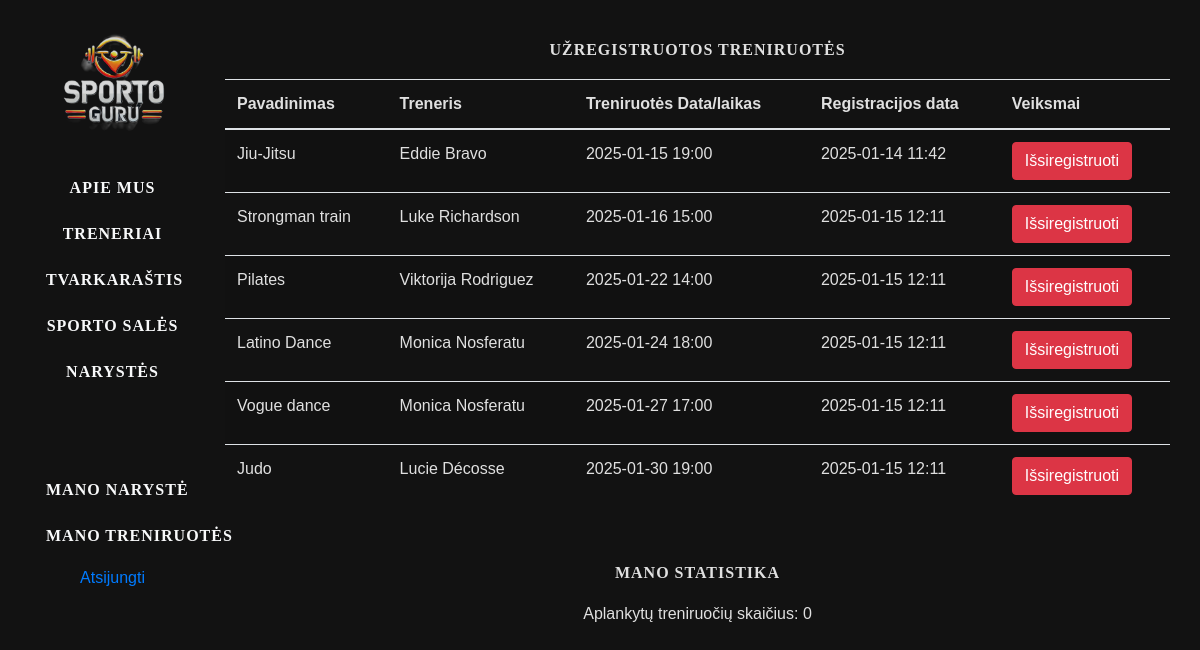
The app's page /gympro/manotreniruotes/ (signed in) with its own data.
### gympro/models.py (models this page shows, shortened)
class Booking(models.Model):
    member = models.ForeignKey("Member", on_delete=models.CASCADE)
    class_session = models.ForeignKey("Class", on_delete=models.CASCADE, null=True, blank=True,related_name="classes")
    booking_date = models.DateTimeField(auto_now_add=True)
    class Meta:
        verbose_name = "Registracija"
        verbose_name_plural = "Registracijos"

class Class(models.Model):
    name = models.CharField(max_length=30)
    class_type = models.CharField(max_length=50, choices=[
        ('dziudo', 'Dziudo'),
        ('jiu-jitsu', 'Jiu-jitsu'),
        ('karate', 'Karate'),
        ('boksas', 'Boksas'),
        ('thai-boksas', 'Thai-Boksas'),
        ('crossfit', 'CrossFit'),
        ('pilates', 'Pilates'),
        ('yoga', 'Yoga'),
        ('zumba', 'Zumba'),
        ('fitness', 'Fitness'),
        ('dance', 'Dance'),
        ('gym-training', 'Gym-training'),
        ('power-lift', 'Power-lift'),
    ])
    instructor = models.ForeignKey("Instructor", on_delete=models.SET_NULL, null=True, blank=True,
                                   related_name="classes")
    sport_hall = models.ForeignKey("SportHall", on_delete=models.SET_NULL, null=True, blank=True,
                                   related_name="classes")
    schedule = models.DateTimeField(help_text="Įveskite pamokos datą ir laiką.", default=timezone.now)
    max_capacity = models.IntegerField()
    current_bookings = models.IntegerField(default=0)
    class Meta:
        ordering = ["name"]
        verbose_name = "Treniruotė"
        verbose_name_plural = "Treniruotės"

class Instructor(models.Model):
    first_name = models.CharField(max_length=30)
    last_name = models.CharField(max_length=30)
    specialization = models.CharField(max_length=100)
    bio = models.TextField(blank=True)
    contact_email = models.EmailField(blank=True, null=True)
    phone_number = models.CharField(max_length=15, blank=True, null=True)
    photo = models.ImageField(upload_to='instructors_photos/', blank=True, null=True)
    instagram = models.URLField(blank=True, null=True)
    facebook = models.URLField(blank=True, null=True)
    linkedin = models.URLField(blank=True, null=True)
    class Meta:
        ordering = ["specialization"]
        verbose_name = "Instruktorius/Treneris"
        verbose_name_plural = "Instruktoriai/Treneriai"

### gympro/views.py (the view)
# urls.py: path('manotreniruotes/', views.manotreniruotes, name='manotreniruotes'),
@login_required
def manotreniruotes(request):
    member = request.user.member
    bookings = Booking.objects.filter(member=member, class_session__schedule__gte=now()).order_by(
        'class_session__schedule')
    past_sessions_count = Booking.objects.filter(member=member, class_session__schedule__lt=now()).count()
    context = {
        'member': member,
        'bookings': bookings,
        'past_sessions_count': past_sessions_count,
    }
    return render(request, 'accounts/manotreniruotes.html', context=context)

### gympro/templates/accounts/manotreniruotes.html
{% extends "base.html" %}
{% block content %}
{% load static %}
    <div class="col-sm-10">
        <h4 class="lead text-center">Užregistruotos treniruotės</h4>
            <div class="container_profilionaryste d-flex justify-content-center">
                    {% if bookings %}
                    <table class="table table-striped">
                        <thead>
                            <tr>
                                <th>Pavadinimas</th>
                                <th>Treneris</th>
                                <th>Treniruotės Data/laikas</th>
                                <th>Registracijos data</th>
                                <th>Veiksmai</th>
                            </tr>
                        </thead>
                        <tbody>
                            {% for booking in bookings %}
                            <tr>
                                <td>{{ booking.class_session.name }}</td>
                                <td>{{ booking.class_session.instructor.first_name }} {{ booking.class_session.instructor.last_name }}</td>
                                <td>{{ booking.class_session.schedule|date:"Y-m-d H:i" }}</td>
                                <td>{{ booking.booking_date|date:"Y-m-d H:i" }}</td>
                                <td>
                                    <a href="{% url 'unregister_class' class_id=booking.class_session.id %}" class="btn btn-danger">Išsiregistruoti</a>
                                </td>
                            </tr>
                            {% endfor %}
                        </tbody>
                    </table>
                    {% else %}
                    <p>Šiuo metu neturite užsiregistruotų treniruočių.</p>
                    {% endif %}
                </div>
        <h4 class="lead text-center">Mano statistika</h4>
        <p class="text-center">Aplankytų treniruočių skaičius: {{ past_sessions_count }}</p>
    </div>
{% endblock %}

### gympro/static/css/styles.css (style rules this page uses)
body { background-color: #121212; color: #e0e0e0; font-family: 'Arial', sans-serif; }
html, body { height: 100%; margin: 0; }
h4 { text-align: center !important; margin-bottom: 20px !important; margin-top: 40px !important; font-family: 'Merriweather', serif !important; font-weight: bold !important; font-size: 16px !important; letter-spacing: 1px !important; text-transform: uppercase !important; }

### records on screen
Booking: class_session.name "Jiu-Jitsu", class_session.instructor.first_name "Eddie", class_session.instructor.last_name "Bravo", class_session.schedule "2025-01-15 19:00", booking_date "2025-01-14 11:42"
Booking: class_session.name "Strongman train", class_session.instructor.first_name "Luke", class_session.instructor.last_name "Richardson", class_session.schedule "2025-01-16 15:00", booking_date "2025-01-15 12:11"
Booking: class_session.name "Pilates", class_session.instructor.first_name "Viktorija", class_session.instructor.last_name "Rodriguez", class_session.schedule "2025-01-22 14:00", booking_date "2025-01-15 12:11"
Booking: class_session.name "Latino Dance", class_session.instructor.first_name "Monica", class_session.instructor.last_name "Nosferatu", class_session.schedule "2025-01-24 18:00", booking_date "2025-01-15 12:11"
Booking: class_session.name "Vogue dance", class_session.instructor.first_name "Monica", class_session.instructor.last_name "Nosferatu", class_session.schedule "2025-01-27 17:00", booking_date "2025-01-15 12:11"
Booking: class_session.name "Judo", class_session.instructor.first_name "Lucie", class_session.instructor.last_name "Décosse", class_session.schedule "2025-01-30 19:00", booking_date "2025-01-15 12:11"

### other values on screen
{{ past_sessions_count }} "0"
